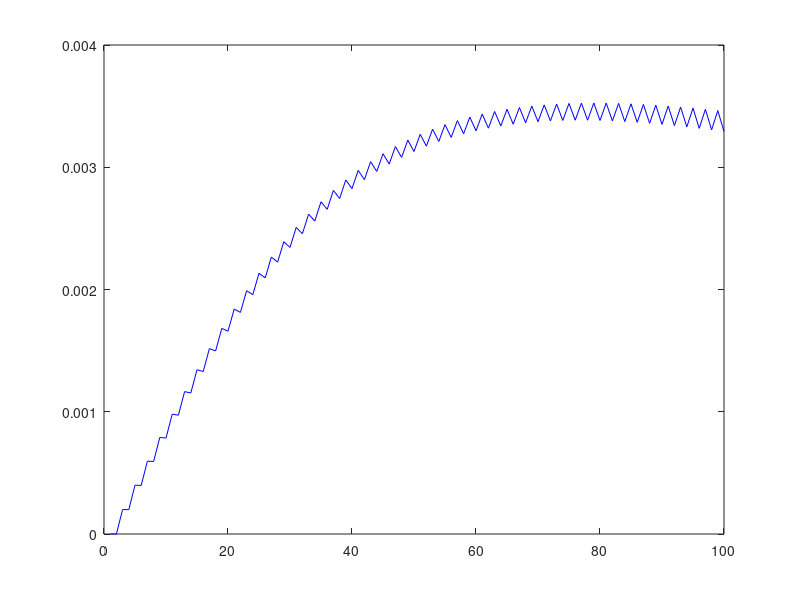

Write MATLAB code to recreate this figure.
%------------------------------------------------------------------------------------------
% Analisis de error entre resolucion con Euler Hacia Adelante y metodo del Punto Medio
%------------------------------------------------------------------------------------------



%------------------------- Codigo de Punto Medio: -----------------------------------------

N = 100;
h = 100/N;
uPM = zeros(1,N+1);
vPM = zeros(1,N+1);
pPM = zeros(1,N+1);
qPM = zeros(1,N+1);
uPM(1) = 0;
vPM(1) = 0;
pPM(1) = 0.01;
qPM(1) = 0.01;
% definicion paso 1:
uPM(2) = uPM(1) + h*pPM(1);
vPM(2) = vPM(1) + h*qPM(1);
pPM(2) = pPM(1) + h*(-2)*vPM(1)*pPM(1)*qPM(1)/((uPM(1))^2+(vPM(1))^2+1);
qPM(2) = qPM(1) + h*(-2)*uPM(1)*pPM(1)*qPM(1)/((uPM(1))^2+(vPM(1))^2+1);
for i = 2 : N
	uPM(i+1) = uPM(i-1) + 2*h*pPM(i);
  vPM(i+1) = vPM(i-1) + 2*h*qPM(i);
  pPM(i+1) = pPM(i-1) + 2*h*(-2)*vPM(i)*pPM(i)*qPM(i)/((uPM(i))^2+(vPM(i))^2+1);
  qPM(i+1) = qPM(i-1) + 2*h*(-2)*uPM(i)*pPM(i)*qPM(i)/((uPM(i))^2+(vPM(i))^2+1);
end
 
%-------------------- Codigo de Euler Hacia Adelante: ---------------------------------------

% Intervalo de la funcion
au = 0 ;
bu = 100 ;
av = 0 ;
bv = 100 ;

% Defino el largo de los intervalos
hu = ( bu - au ) / N ;
hv = ( bv - av ) / N ;

% Defino vectores para los valores funcionales de u,v,p y q
uEu = zeros(1,N+1) ;
vEu = zeros(1,N+1) ;
p = zeros(1,N+1) ;  
q = zeros(1,N+1) ;

% Asigno condiciones iniciales
uEu(1) = 0 ;
vEu(1) = 0 ;
p(1) = 0.01 ;
q(1) = 0.01 ;

for i = 1 : N
  uEu(i+1) = uEu(i) + hu*p(i) ;
  vEu(i+1) = vEu(i) + hv*q(i) ;
  p(i+1) = p(i) + hu*(-2)*vEu(i)*p(i)*q(i)/((uEu(i))^2+(vEu(i))^2+1) ;
  q(i+1) = q(i) + hv*(-2)*uEu(i)*p(i)*q(i)/((uEu(i))^2+(vEu(i))^2+1) ;
end;


% ------------ Calculo de error entre ambos metodos: -------------------------------------------

error=zeros(1,N);
for i= 1 : N
  error(i)=(((uPM(i+1)-uEu(i+1))^2+(vPM(i+1)-vEu(i+1))^2)^(0.5))/(((uPM(i+1))^2+(vPM(i+1))^2)^(0.5));
end;
t = 1:1:100;
plot(t,error,"b")